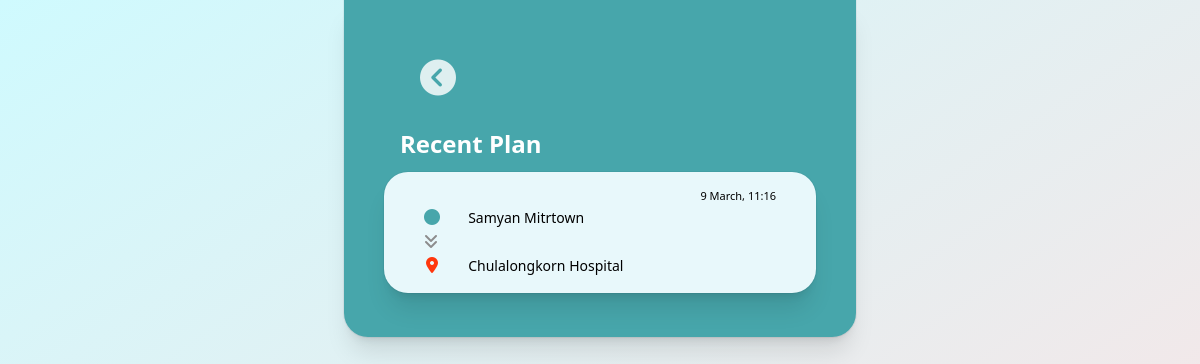
The page /home/recent/ on the database as committed earlier.
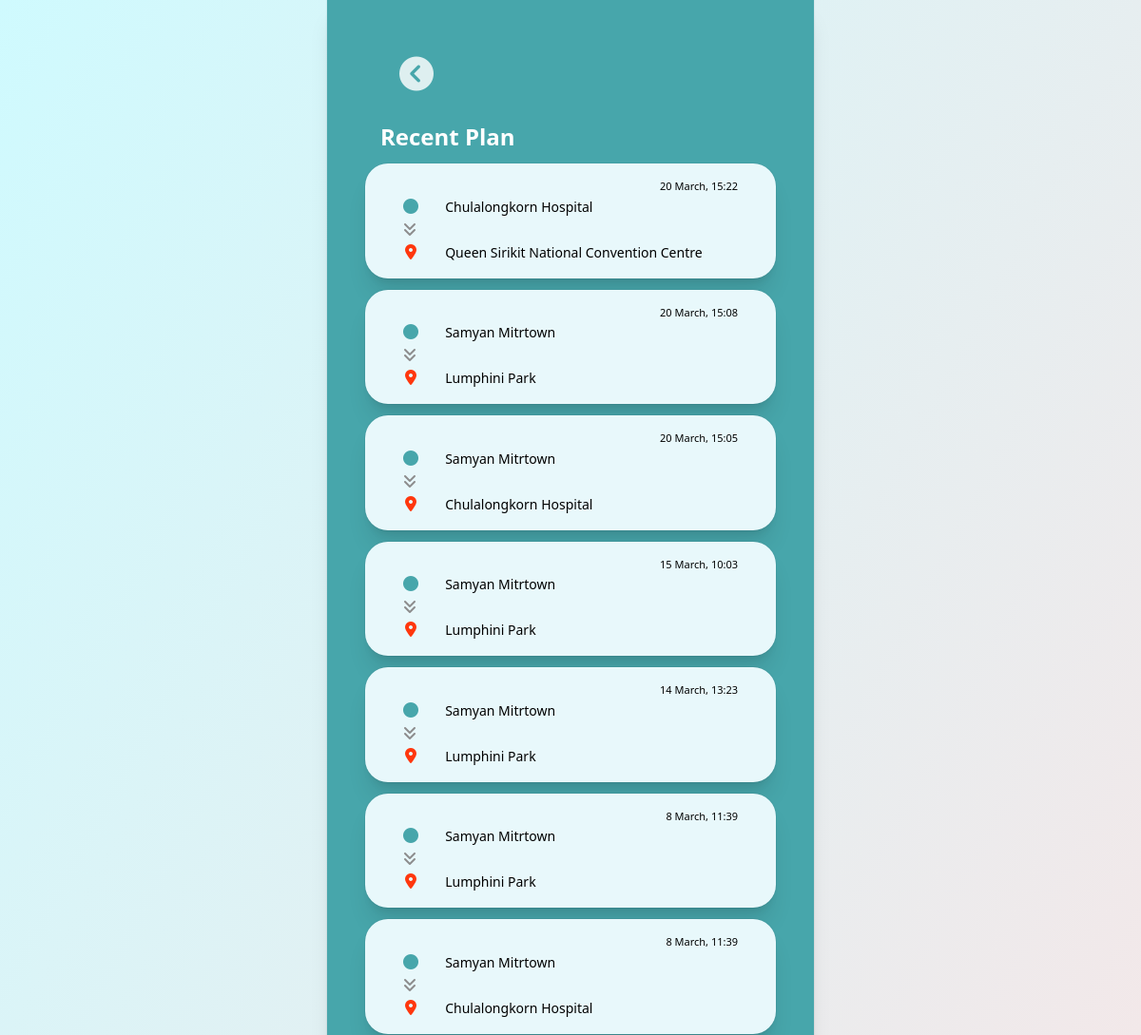
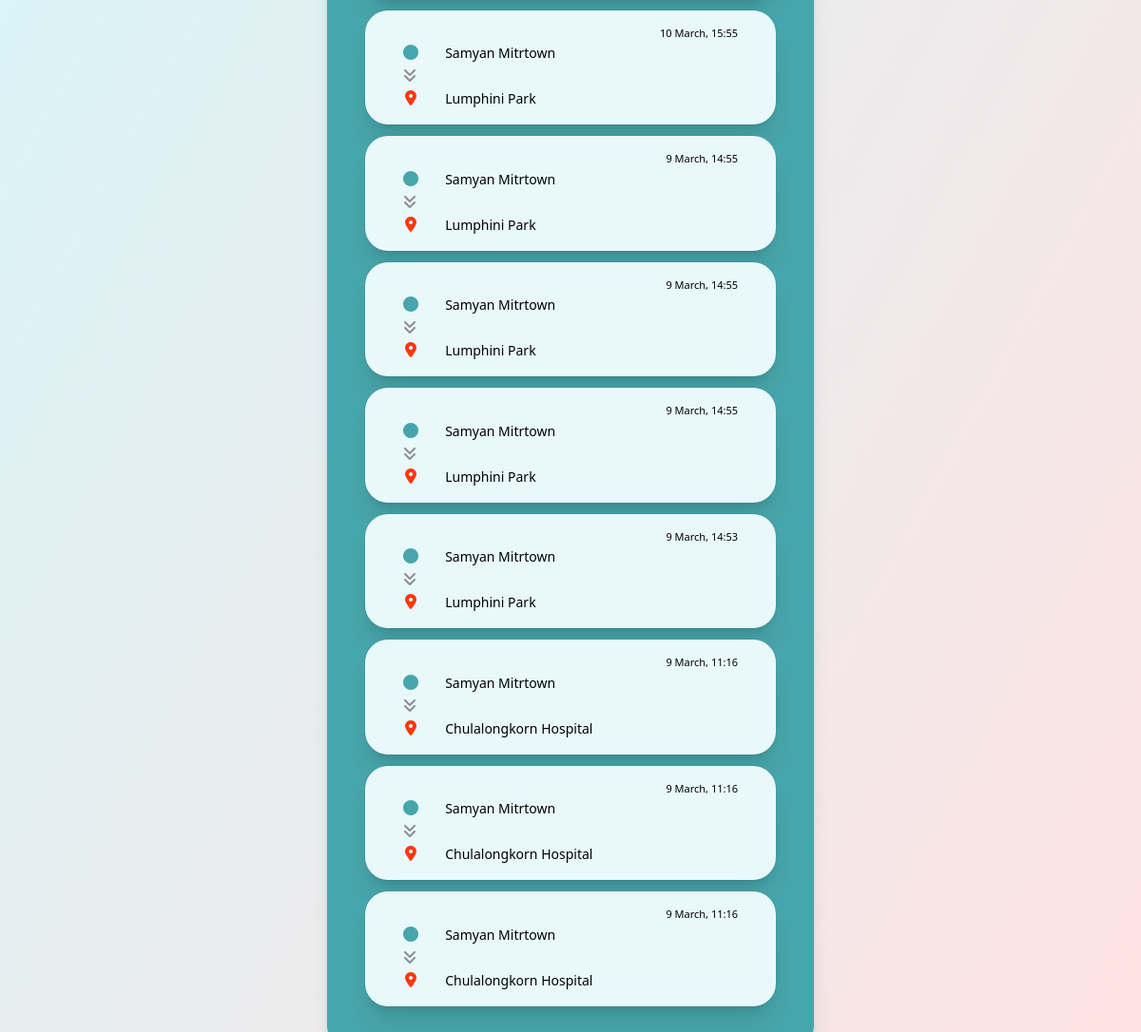
The same page on the database as committed later (2 pictures, top to bottom).
### home/models.py (models this page shows)
class Recentplan(models.Model):
    user_id = models.PositiveIntegerField()
    origin_name = models.CharField(max_length=255)
    origin_pos = models.CharField(max_length=255)
    destin_name = models.CharField(max_length=255)
    destin_pos = models.CharField(max_length=255)
    avg_time = models.PositiveIntegerField()
    timestamp = models.DateTimeField()

### home/views.py (the view)
# urls.py: path('recent/', views.recent_plan_seeall, name='recentplan'),
def recent_plan_seeall(request):
    template = loader.get_template('recent.html')
    data = Recentplan.objects.all().order_by('-id')
    context = {
        'recent_data': data
    }
    return HttpResponse(template.render(context, request))

### home/templates/recent.html (shortened to what this page needs)
<!DOCTYPE html>
<html>
<head>
    <script src="https://cdn.tailwindcss.com"></script>
</head>
<body>
    <div class="bg-gradient-to-br from-cyan-100 to-red-100 min-h-screen">
        <div class="relative bg-[#47a6ab] px-6 pt-10 pb-8 shadow-xl ring-1 ring-gray-900/5 sm:mx-auto sm:max-w-lg sm:rounded-b-3xl sm:px-10 space-y-3">
            <a class="ml-4 p-5 fa-solid fa-circle-chevron-left text-[rgb(255,255,255,0.82)] text-[36px] hover:text-[#00000]" href="../"></a>
            <p class="ml-4 text-white text-2xl font-semibold">Recent Plan</p>
            <table border="0">
            {% for x in recent_data %}
                <div class="relative bg-[#e8f8fb] px-6 pt-4 pb-4 shadow-xl ring-1 ring-gray-900/5 rounded-3xl sm:mx-auto sm:max-w-lg sm:rounded-3xl sm:px-10">
                    <a>
                        <p class="text-right text-[11px]">
                            {{ x.timestamp|date:"j F, H:i" }}
                        </p>
                        <i class="fa-solid fa-circle pr-3 text-[#47a6ab]"></i>
                        <a class="text-sm ml-3">
                            {{ x.origin_name }}
                        </a>
                        <br>
                        <i class="fa-solid fa-angles-down ml-0.49 text-[#8c8c8c]"></i>
                        <br>
                        <i class="fa-solid fa-location-dot pl-0.5 pr-3.5 text-[#FF370D]"></i>
                        <a class="text-sm ml-3">
                            {{ x.destin_name }}
                        </a>
                    </a>
                </div>
            {% endfor %}
            </table>
        </div>
    </div>
</body>
</html>

Rows that differ between the two databases and show on the page:
added Recentplan: timestamp "20 March, 15:22", origin_name "Chulalongkorn Hospital", destin_name "Queen Sirikit National Convention Centre"
added Recentplan: timestamp "20 March, 15:08", origin_name "Samyan Mitrtown", destin_name "Lumphini Park"
added Recentplan: timestamp "20 March, 15:05", origin_name "Samyan Mitrtown", destin_name "Chulalongkorn Hospital"
added Recentplan: timestamp "15 March, 10:03", origin_name "Samyan Mitrtown", destin_name "Lumphini Park"
added Recentplan: timestamp "14 March, 13:23", origin_name "Samyan Mitrtown", destin_name "Lumphini Park"
added Recentplan: timestamp "8 March, 11:39", origin_name "Samyan Mitrtown", destin_name "Lumphini Park"
added Recentplan: timestamp "8 March, 11:39", origin_name "Samyan Mitrtown", destin_name "Chulalongkorn Hospital"
added Recentplan: timestamp "10 March, 15:55", origin_name "Samyan Mitrtown", destin_name "Lumphini Park"
added Recentplan: timestamp "9 March, 14:55", origin_name "Samyan Mitrtown", destin_name "Lumphini Park"
added Recentplan: timestamp "9 March, 14:55", origin_name "Samyan Mitrtown", destin_name "Lumphini Park"
added Recentplan: timestamp "9 March, 14:55", origin_name "Samyan Mitrtown", destin_name "Lumphini Park"
added Recentplan: timestamp "9 March, 14:53", origin_name "Samyan Mitrtown", destin_name "Lumphini Park"
added Recentplan: timestamp "9 March, 11:16", origin_name "Samyan Mitrtown", destin_name "Chulalongkorn Hospital"
added Recentplan: timestamp "9 March, 11:16", origin_name "Samyan Mitrtown", destin_name "Chulalongkorn Hospital"
